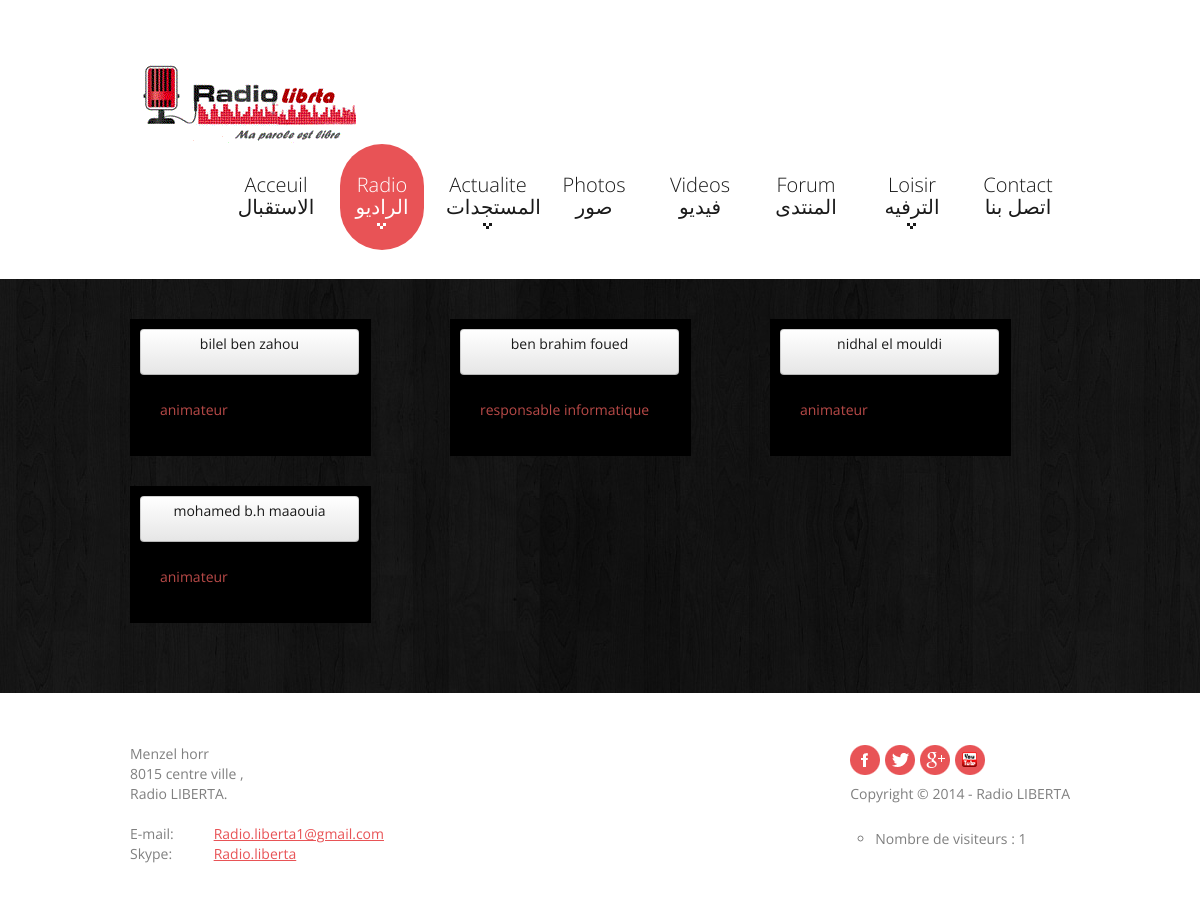
Page /equipe.php on the earlier database version.
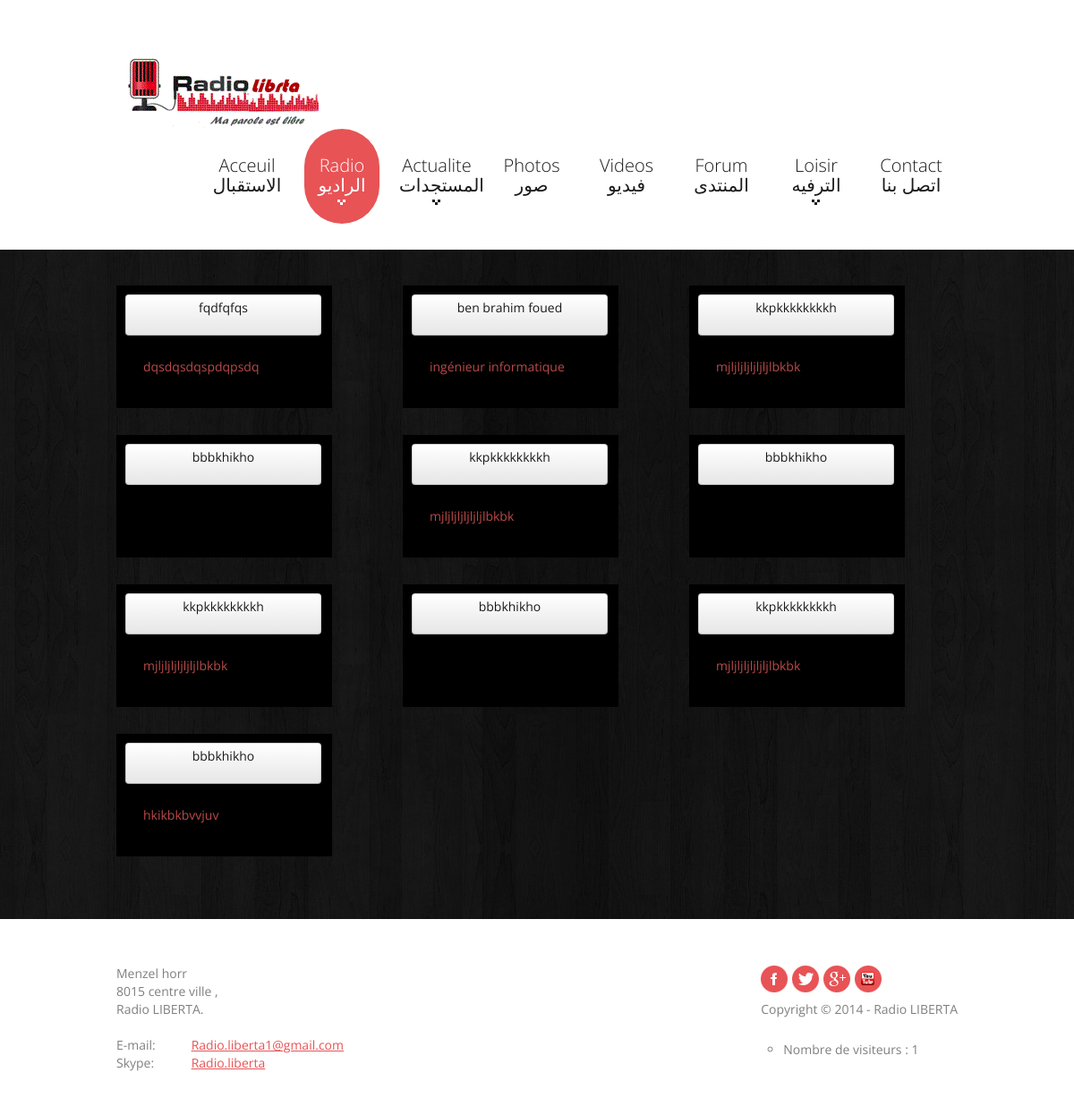
Same page on the later database version.
### tables this page shows
CREATE TABLE IF NOT EXISTS `equipe` (
  `cin` int(8) NOT NULL AUTO_INCREMENT,
  `nom` varchar(20) NOT NULL,
  `role` varchar(30) NOT NULL,
  PRIMARY KEY (`cin`)
);

### equipe.php (the view, shortened to what this page needs)
<!DOCTYPE html>
<html lang="en">
	<head>
	<link rel="stylesheet" href="css/bootstrap.css" type="text/css" media="screen">
	<link rel="stylesheet" href="css/responsive.css" type="text/css" media="screen">
	<link rel="stylesheet" href="css/style.css" type="text/css" media="screen">
	<link rel="stylesheet" href="css/touchTouch.css" type="text/css" media="screen">
	<link rel="stylesheet" href="css/kwicks-slider.css" type="text/css" media="screen">
	</head>
	<body>
<header>
      <div class="container clearfix">
    <div class="row">
          <div class="span12">
        <div class="navbar navbar_">
              <div class="container">
              <?php
			$req="SELECT * FROM `lien radio`;";
			$resultat=mysql_query($req);
			while($ligne=(mysql_fetch_row($resultat)))
			{
			?>
<h1 class="brand brand_"><a href="#"><img src="img/logo.gif" alt="liberta" title="Radio Liberta" onClick="popup()"></a></h1>            <?php
			}
			?>
            <div class="nav-collapse nav-collapse_  collapse">
                   <ul class="nav sf-menu">
                <li ><a href="index.php">Acceuil الاستقبال</a></li>
                <li class="active"><a href="#">Radio    الراديو</a>
                    </li>
                    <li class="sub-menu"><a href="#">Actualite المستجدات</a>
                    </li>
                <li><a href="gallerie.php">Photos صور</a></li>
                <li><a href="videos.php">Videos فيديو</a></li>
                <li><a href="forum.php">Forum المنتدى</a></li>
               <li class="sub-menu"><a href="#">Loisir  الترفيه</a>
                 <li><a href="contacte.php">Contact اتصل بنا</a></li>
              </ul
                ></div>
          </div>
            </div>
      </div>
        </div>
  </div>
    </header>
<div class="bg-content">
   <div id="content"><div class="ic">More Website Templates @ TemplateMonster.com. November19, 2012!</div>
    <div class="container">
          <div class="row">
          <br>
          <br>
         <?php
			$req="SELECT * FROM `equipe`;";
			$resultat=mysql_query($req);
			while($ligne=(mysql_fetch_row($resultat)))
			{
			?>
         <ul class="thumbnails thumbnails-1 list-services">
              <li class="span4">
            <div class="thumbnail thumbnail-1" style="
    width: 221px;
    height: 117px;
"> <p class="btn" align="center" style="
    width: 189px;
"><?php echo $ligne[1] ?> </p>
                  <section>
                <p class="text-error"><?php echo $ligne[2] ?></p>
              </section>
                </div>
          </li>
         <?php
			}
			?></ul>
      </div>
     </div>
  </div>
 </div>
<footer>
<div> <div class="container clearfix">
    <ul class="list-social pull-right">
          <li><a class="icon-1" href="https://www.facebook.com/groups/220644174813120/" target="_blank"></a></li>
          <li><a class="icon-3" href="https://twitter.com/Radioliberta1" target="_blank"></a></li>
        <li><a class="icon-4" href="https://plus.google.com/u/0/b/107383158813870576446/107383158813870576446/posts" target="_blank"></a></li>
        <li><a class="icon-5" href="http://www.youtube.com/channel/UCHRNLo4IOkQWQXsbjKUAQDg" target="_blank"></a></li><BR><BR>
          <li><p> Copyright © 2014 - Radio LIBERTA </p></li><div >
							<ul id="latest_tweets">
							<?php include("config.php");
							$req="select * from visiteur";
							$resultat = mysql_query($req);
							$nb =mysql_num_rows($resultat);
							;?>
							<li> Nombre de visiteurs : <?php echo $nb?> </li>
							</ul>
					</div>
      </ul>
        <address class="address-1">
    <strong>Menzel horr<br>
        8015 centre ville
        ,<BR>Radio LIBERTA.</strong><br>
          <div class="overflow"><span>E-mail:</span> <a href=" mailto:Radio.liberta1@gmail.com" class="mail-1">Radio.liberta1@gmail.com</a><br>
    <span>Skype:</span> <a href="skype:<?php echo('Radio.liberta')?> " class="mail-1">Radio.liberta</a></div>
      </address>
  </div>
</div>
    </footer>
</body>
</html>

Differences in the rows shown:
removed equipe: nom "bilel ben zahou", role "animateur"
removed equipe: nom "mohamed b.h maaouia", role "animateur"
added equipe: nom "fqdfqfqs", role "dqsdqsdqspdqpsdq"
changed equipe "ben brahim foued": role "responsable informatique" → "ingénieur informatique"
added equipe: nom "kkpkkkkkkkkh", role "mjljljljljljljlbkbk"
changed equipe (number 4 of 10 on the later page): nom "nidhal el mouldi" → "bbbkhikho"; role "animateur" → (not shown)
added equipe: nom "kkpkkkkkkkkh", role "mjljljljljljljlbkbk"
added equipe: nom "bbbkhikho"
added equipe: nom "kkpkkkkkkkkh", role "mjljljljljljljlbkbk"
added equipe: nom "bbbkhikho"
added equipe: nom "kkpkkkkkkkkh", role "mjljljljljljljlbkbk"
added equipe: nom "bbbkhikho", role "hkikbkbvvjuv"
